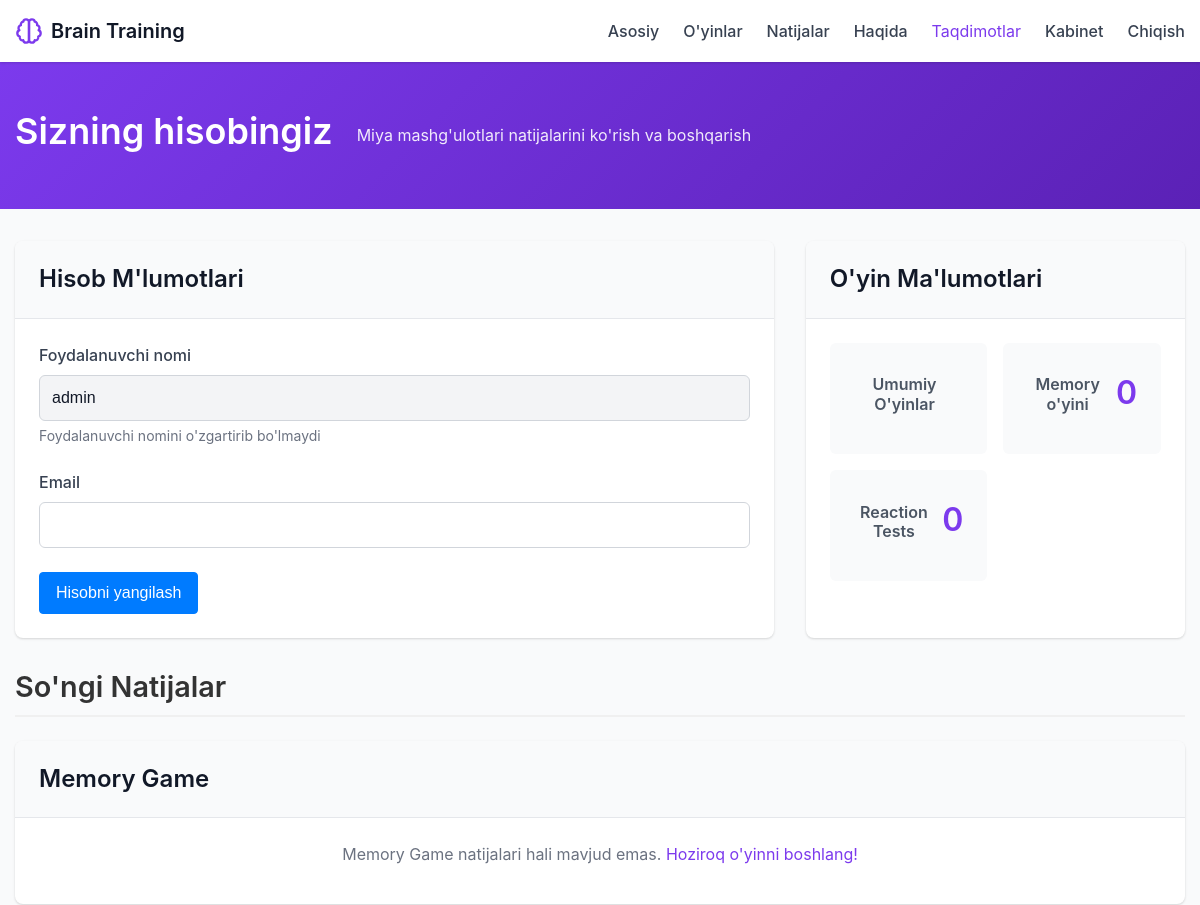
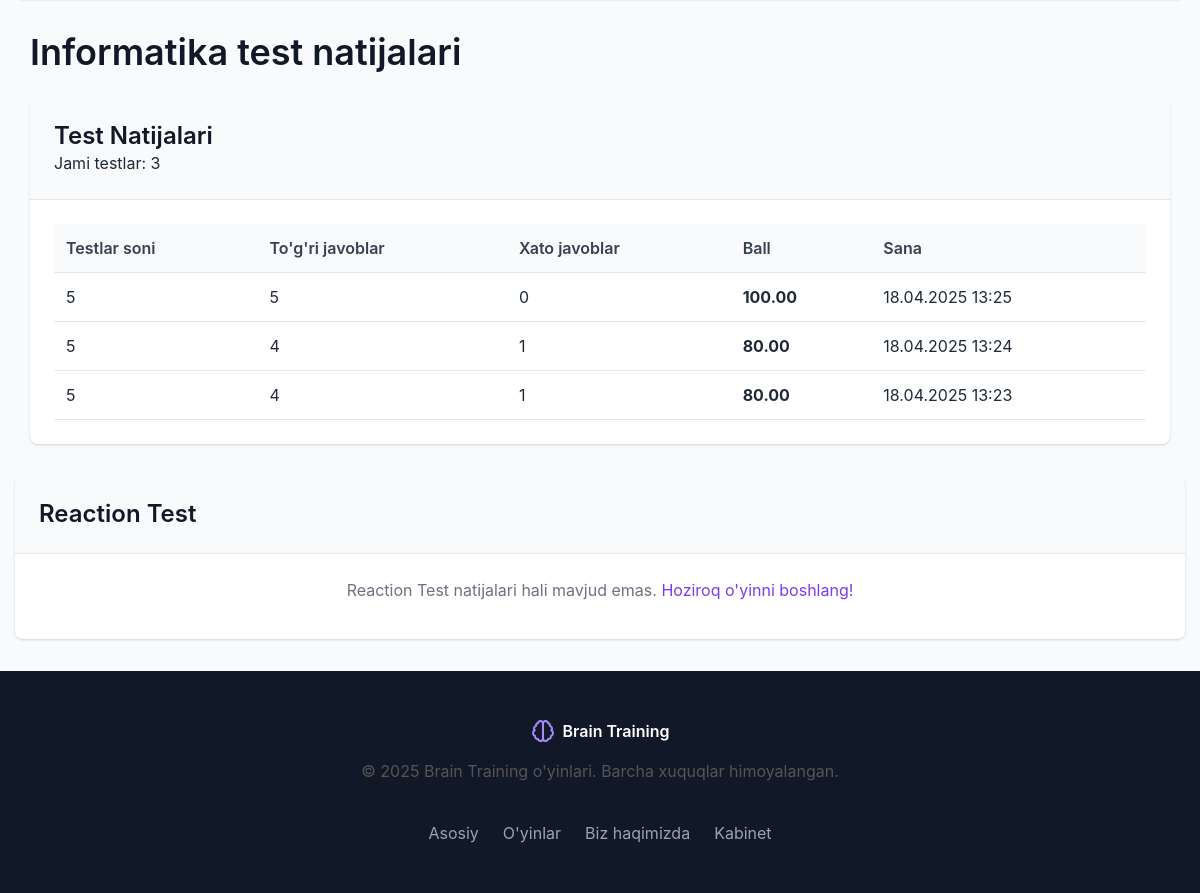
/profile/ (signed in), run on the app's committed database (2 pictures, top to bottom).
### brainapp/models.py (models this page shows, shortened)
class UserResult(models.Model):
    user = models.ForeignKey(to=User, on_delete=models.CASCADE, verbose_name="Foydalanuvchi")
    test = models.ForeignKey(to = TestInformation, on_delete=models.CASCADE, verbose_name="Test")
    test_count = models.PositiveIntegerField(verbose_name="Savollar soni")
    correct = models.PositiveIntegerField(verbose_name="To'gri javoblar soni")
    wrong = models.PositiveIntegerField(verbose_name="Xato javoblar soni")
    ball = models.DecimalField(max_digits=5, decimal_places=2, verbose_name="Ball")
    created_at = models.DateTimeField(auto_now_add=True, verbose_name="Vaqti")
    class Meta:
        verbose_name = "Foydalanuvchilar natijalari"
        verbose_name_plural = verbose_name

### brainapp/views.py (the view, shortened to what this page needs)
# urls.py: path('profile/', views.profile_view, name='profile'),
@login_required
def profile_view(request):
    memory_results = MemoryGameResult.objects.filter(user=request.user).order_by('-created_at')[:5]
    reaction_results = ReactionTestResult.objects.filter(user=request.user).order_by('-created_at')[:5]
    results = UserResult.objects.filter(user=request.user).order_by('-id')[:10]
    memory_count = MemoryGameResult.objects.filter(user=request.user).count()
    reaction_count = ReactionTestResult.objects.filter(user=request.user).count()
    context = {
        'email': request.user.email,
        'memory_results': memory_results,
        'reaction_results': reaction_results,
        'memory_count': memory_count,
        'reaction_count': reaction_count,
        'user_results': results,
        'total_tests': results.count(),
    }
    return render(request, 'profile.html', context)

### templates/profile.html (shortened to what this page needs)
{% extends 'base.html' %}
{% block content %}
<header class="profile-header purple-gradient">
    <div class="container">
        <div class="profile-header-content">
            <h1>Sizning hisobingiz</h1>
            <p>Miya mashg'ulotlari natijalarini ko'rish va boshqarish</p>
        </div>
    </div>
</header>
<section class="profile-section">
    <div class="container">
        <div class="profile-grid">
            <div class="profile-card">
                <div class="profile-card-header">
                    <h3>Hisob M'lumotlari</h3>
                </div>
                <div class="profile-card-body">
                    <form method="post" action="{% url 'profile' %}" class="profile-form">
                        <div class="form-group">
                            <label for="username">Foydalanuvchi nomi</label>
                            <input type="text" id="username" value="{{ user.username }}" readonly>
                            <small>Foydalanuvchi nomini o'zgartirib bo'lmaydi</small>
                        </div>
                        <div class="form-group">
                            <label for="email">Email</label>
                            <input type="email" id="email" name="email" value="{{ email }}">
                        </div>
                        <button type="submit" class="btn btn-primary">Hisobni yangilash</button>
                    </form>
                </div>
            </div>
            <div class="profile-card">
                <div class="profile-card-header">
                    <h3>O'yin Ma'lumotlari</h3>
                </div>
                <div class="profile-card-body">
                    <div class="stats-grid">
                        <div class="stat-box">
                            <h4>Umumiy O'yinlar</h4>
                        </div>
                        <div class="stat-box">
                            <h4>Memory  o'yini</h4>
                            <p class="stat-number">{{ memory_count }}</p>
                        </div>
                        <div class="stat-box">
                            <h4>Reaction Tests</h4>
                            <p class="stat-number">{{ reaction_count }}</p>
                        </div>
                    </div>
                </div>
            </div>
        </div>
        <div class="recent-results">
            <h2>So'ngi Natijalar</h2>
            <div class="results-card">
                <div class="results-card-header">
                    <h3>Memory Game</h3>
                </div>
                <div class="results-card-body">
                    {% if memory_results %}
                    <table class="table">
                        <thead>
                            <tr>
                                <th>Vaqti</th>
                                <th>Harakatlar</th>
                                <th>Daraja</th>
                                <th>Sana</th>
                            </tr>
                        </thead>
                        <tbody>
                            {% for result in memory_results %}
                            <tr>
                                <td>{{ result.time }}</td>
                                <td>{{ result.moves }}</td>
                                <td>{{ result.difficulty|title }}</td>
                                <td>{{ result.created_at|date:"M d, Y H:i" }}</td>
                            </tr>
                            {% endfor %}
                        </tbody>
                    </table>
                    {% else %}
                    <p class="no-results">Memory Game natijalari hali mavjud emas. <a href="{% url 'memory_game' %}">Hoziroq o'yinni boshlang!</a></p>
                    {% endif %}
                </div>
            </div>
            <div class="container py-5">
                <h1 class="mb-4">Informatika test natijalari</h1>
                <div class="results-card">
                    <div class="results-card-header">
                        <h3>Test Natijalari</h3>
                        <div class="stats">
                            <span class="stat-item">
                                 Jami testlar: {{ total_tests }}
                            </span>
                        </div>
                    </div>
                    <div class="results-card-body">
                        {% if user_results %}
                        <table class="table table-hover">
                            <thead class="table-light">
                                <tr>
                                    <th>Testlar soni</th>
                                    <th>To'g'ri javoblar</th>
                                    <th>Xato javoblar</th>
                                    <th>Ball</th>
                                    <th>Sana</th>
                                </tr>
                            </thead>
                            <tbody>
                                {% for result in user_results %}
                                <tr>
                                    <td>{{ result.test_count }}</td>
                                    <td class="text-success">{{ result.correct }}</td>
                                    <td class="text-danger">{{ result.wrong }}</td>
                                    <td><strong>{{ result.ball }}</strong></td>
                                    <td>{{ result.created_at|date:"d.m.Y H:i" }}</td>
                                </tr>
                                {% endfor %}
                            </tbody>
                        </table>
                        {% else %}
                        <div class="alert alert-info">
                            <i class="bi bi-info-circle"></i> Sizda hali test natijalari mavjud emas.
                            <a href="{% url 'test_list' %}" class="alert-link">Testni boshlash</a>
                        </div>
                        {% endif %}
                    </div>
                </div>
            </div>
            <div class="results-card">
                <div class="results-card-header">
                    <h3>Reaction Test</h3>
                </div>
                <div class="results-card-body">
                    {% if reaction_results %}
                    <table class="table">
                        <thead>
                            <tr>
                                <th>Eng qisqa vaqt (ms)</th>
                                <th>O'rtacha vaqt (ms)</th>
                                <th>Urinishlar</th>
                                <th>Sana</th>
                            </tr>
                        </thead>
                        <tbody>
                            {% for result in reaction_results %}
                            <tr>
                                <td>{{ result.reaction_time }}</td>
                                <td>{{ result.average_time }}</td>
                                <td>{{ result.attempts }}</td>
                                <td>{{ result.created_at|date:"M d, Y H:i" }}</td>
                            </tr>
                            {% endfor %}
                        </tbody>
                    </table>
                    {% else %}
                    <p class="no-results">Reaction Test natijalari hali mavjud emas. <a href="{% url 'reaction_test' %}">Hoziroq o'yinni boshlang!</a></p>
                    {% endif %}
                </div>
            </div>
        </div>
    </div>
</section>
{% endblock %}

### data on the page
UserResult: test_count "5", correct "5", wrong "0", ball "100.00", created_at "18.04.2025 13:25"
UserResult: test_count "5", correct "4", wrong "1", ball "80.00", created_at "18.04.2025 13:24"
UserResult: test_count "5", correct "4", wrong "1", ball "80.00", created_at "18.04.2025 13:23"

### other printed values
{{ memory_count }} "0"
{{ reaction_count }} "0"
{{ total_tests }} "3"
